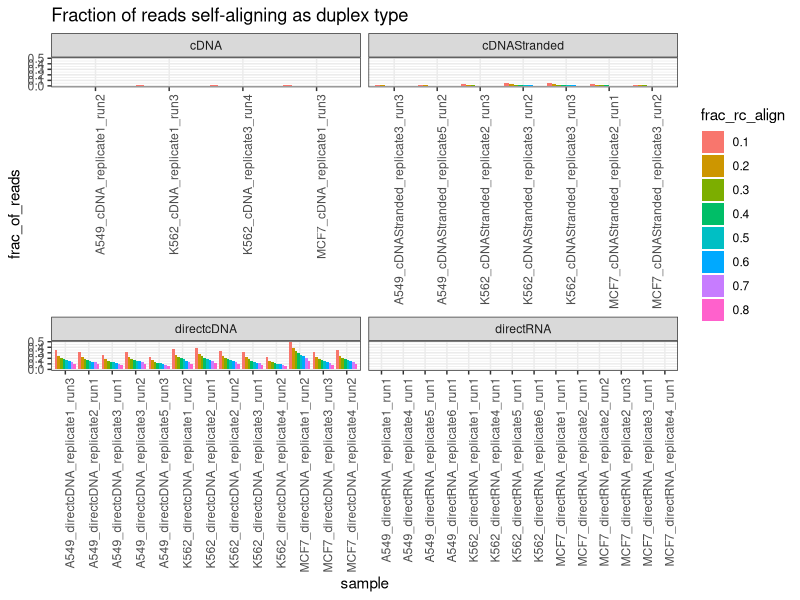
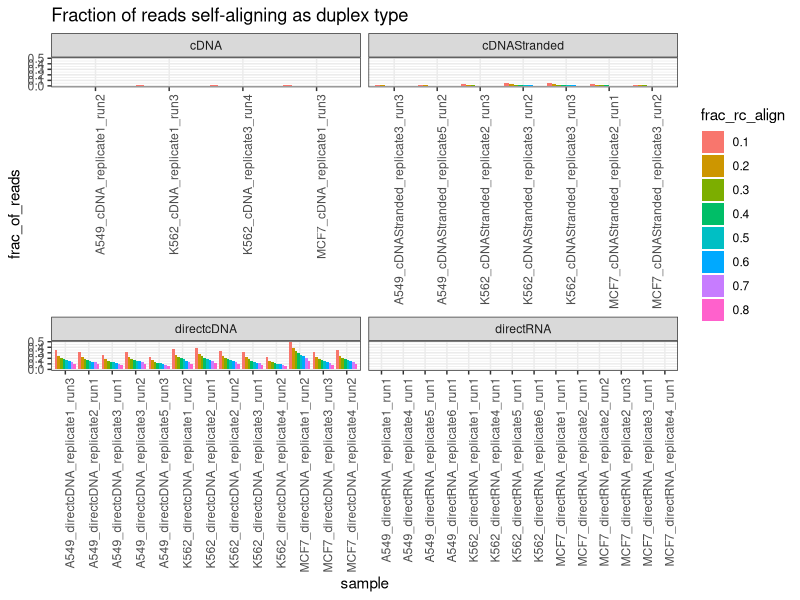

The R source for these figures, in order:
## ---- chunk 1
knitr::opts_chunk$set(echo = TRUE)
library(tidyverse)
## ---- chunk 2

data = read.csv("data/summary.tsv", header=T, sep="\t", check.names=F)

data %>% head()
## ---- chunk 3

data$sample = str_replace(data$sample, "-EV_", "_")


## ---- chunk 4

data$seqtype = sapply(data$sample, function(x) { str_split(x, "_")[[1]][3]})

data %>% head()


## ---- chunk 5

data = data %>% gather(key=frac_rc_align, value=frac_of_reads, `0.1`, `0.2`, `0.3`, `0.4`, `0.5`, `0.6`, `0.7`, `0.8`)

data %>% head()
## ---- chunk 6

data$sample = str_replace(data$sample, "SGNex_", "")
data$sample = str_replace(data$sample, ".duplex_read_report.tsv.gz", "")

## ---- chunk 7

duplex_frac_plot = data %>% ggplot(aes(x=sample, y=frac_of_reads, fill=frac_rc_align)) + 
    theme_bw() +
    geom_bar(stat='identity', position='dodge') +
    facet_wrap(~seqtype, scale='free_x') +
    theme(axis.text.x = element_text(angle = 90, hjust = 1)) +
    ggtitle("Fraction of reads self-aligning as duplex type")

duplex_frac_plot

## ---- chunk 8

ggsave(duplex_frac_plot, file="SGNEx_duplex_frac_plot.svg", width=8, height=8)


